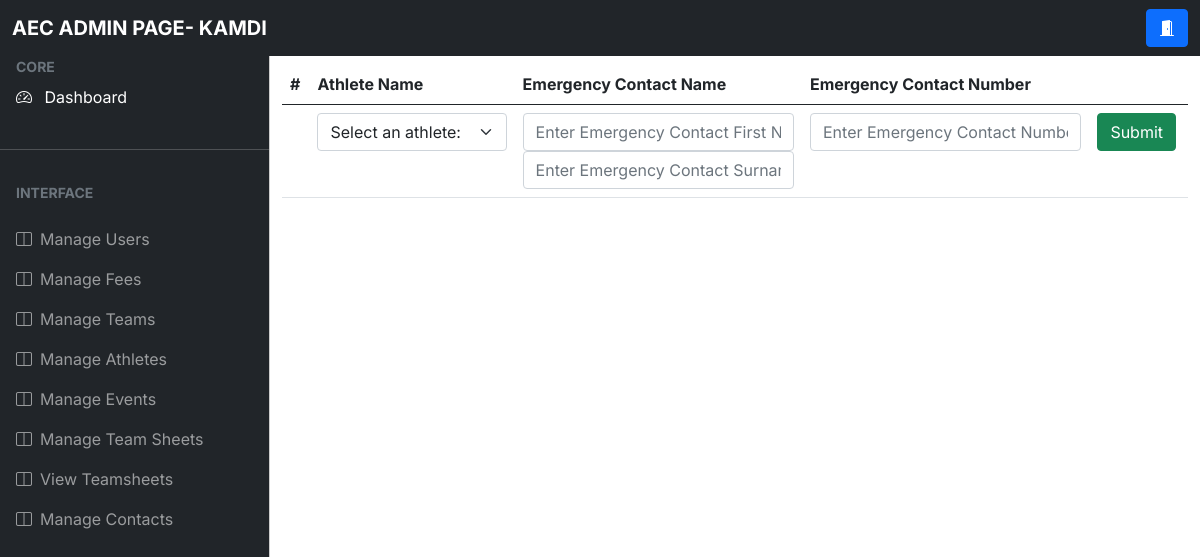
The page /contacts (signed in) on the database as committed earlier.
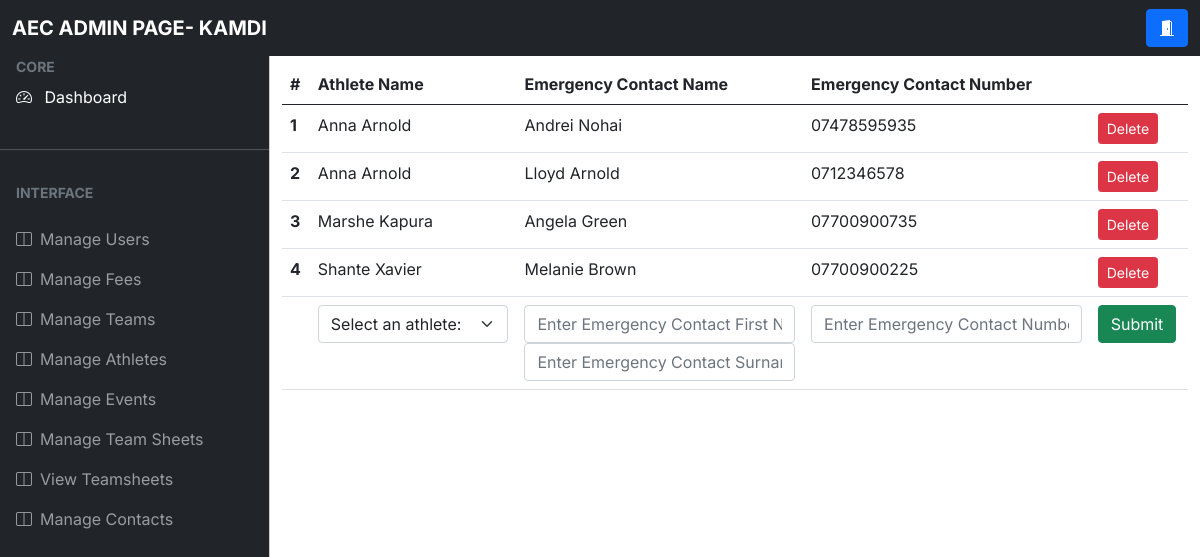
The same page on the database as committed later.
### app.py (models this page shows, shortened)
class Contacts(db.Model):
    __tablename__ = "Contacts"
    contacts_id= db.Column(db.Integer, primary_key=True)
    athlete_id= db.Column(db.Integer)
    firstName= db.Column(db.String(50), nullable = False)
    surname= db.Column(db.String(50), nullable = False)
    number= db.Column(db.String(15), nullable = False)

class User(db.Model, UserMixin):
    __tablename__="User"
    id = db.Column(db.Integer, primary_key = True)
    firstName = db.Column(db.String(50),nullable = False)
    surname = db.Column(db.String(50), nullable = False)
    dob = db.Column(db.DateTime, nullable = False)
    start_date = db.Column(db.DateTime, nullable = True, default=date.today())
    email = db.Column(db.String(70), nullable = False)
    password = db.Column(db.String(255), nullable = False)
    usertype = db.Column(db.Integer, default = -1)
    verified = db.Column(db.Integer, default = 0)

### app.py (the view, shortened to what this page needs)
@app.route('/contacts')#complete
@login_required
def view_contacts():
    if current_user.usertype not in [0,1,2,3] or current_user.verified != 1:
        return render_template('error.html',error="You are not authorised to view this page")
    elif current_user.usertype == 0:
        query = db.engine.execute('SELECT firstName, surname, number FROM contacts WHERE contacts.athlete_id == {}'.format(current_user.id))
        return render_template('contacts.html', contacts=query)
    elif current_user.usertype == 3:
        query = db.engine.execute('SELECT id, firstName, surname FROM user WHERE usertype == {} OR usertype == {}'.format(0,1))
        athletes = {}
        for athlete in query:
            athletes[athlete[0]] = [athlete[1]+ " "+ athlete[2]]
        query = db.engine.execute('SELECT contacts.contacts_id, user.firstName, user.surname, contacts.firstName, contacts.surname, contacts.number FROM contacts, user WHERE user.id = contacts.athlete_id')
        return render_template('admincontacts.html', contacts=query, athletes=athletes)

### app.py (called while the page is built)
@login_manager.user_loader
def load_user(user_id):
    return User.query.get(user_id)

### templates/admincontacts.html (shortened to what the changed rows need)
<!DOCTYPE html>
<html lang="en">
  <head>
    <link rel="stylesheet" href="static\css\admin\bootstrap.min.css" />
    <link
      rel="stylesheet"
      href="https://cdn.jsdelivr.net/npm/bootstrap-icons@1.4.1/font/bootstrap-icons.css"
    />
    <link rel="stylesheet" href="static\css\admin\bootstrap.min.css" />
    <link rel="stylesheet" href="static\css\admin\style.css" />
  </head>
    <main class="mt-5 pt-3">
      <div class="container-fluid">
        <form method = 'POST' action="{{ url_for('create_contacts')}} ">
        <table class="table">
          <thead>
            <tr>
              <th scope="col">#</th>
              <th scope="col">Athlete Name</th>
              <th scope="col">Emergency Contact Name</th>
              <th scope="col">Emergency Contact Number</th>
              <th scope="col"></th>
            </tr>
          </thead>
          <tbody>
            {% for contact in contacts %}
            <tr>
              <th scope="row">{{ contact[0]}}</th>
              <td>{{ contact[1] + " " + contact[2]}}</td>
              <td>{{ contact[3] + " " + contact[4] }}</td>
              <td>{{contact[5]}}</td>
              <td><a type="Submit" class="btn btn-danger btn-sm" href= "{{url_for('delete_contacts', contactid=contact[0])}}">Delete</a></td>
            </tr>
            {% endfor %}
          </tbody>
        </table>
        </form>
      </div>
    </main>
  </body>
</html>

Rows that differ between the two databases and show on the page:
added Contacts: contacts_id "1", surname "Anna Arnold", firstName+surname "Andrei Nohai", number "07478595935"
added Contacts: contacts_id "2", surname "Anna Arnold", firstName+surname "Lloyd Arnold", number "0712346578"
added Contacts: contacts_id "3", surname "Marshe Kapura", firstName+surname "Angela Green", number "07700900735"
added Contacts: contacts_id "4", surname "Shante Xavier", firstName+surname "Melanie Brown", number "07700900225"
